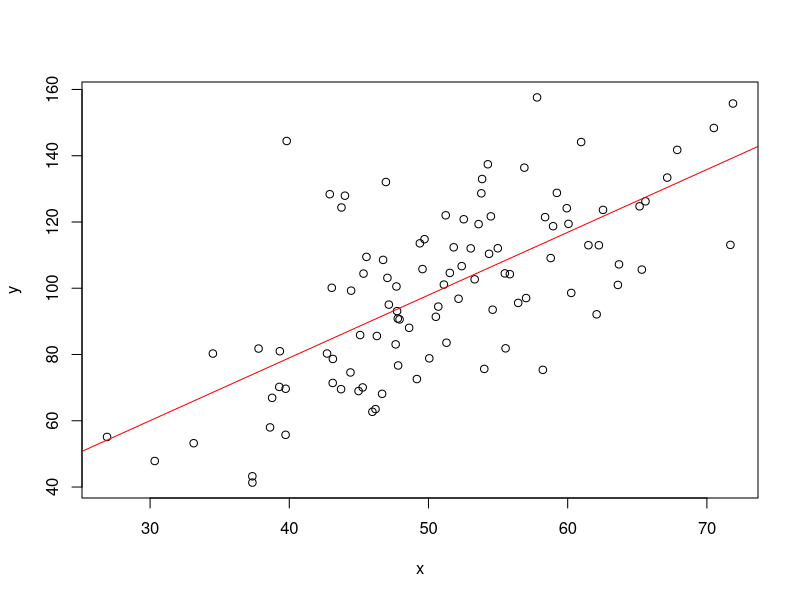

R code for this plot:
# generate some random data
set.seed(123)
x <- rnorm(100, mean = 50, sd = 10)  # predictor variable
y <- 2 * x + rnorm(100, mean = 0, sd = 20)  # response variable with noise

# fit simple linear regression model
model <- lm(y ~ x)

# model summary
summary(model)

# diagnostics plots
plot(x, y)
abline(model, col="red")
